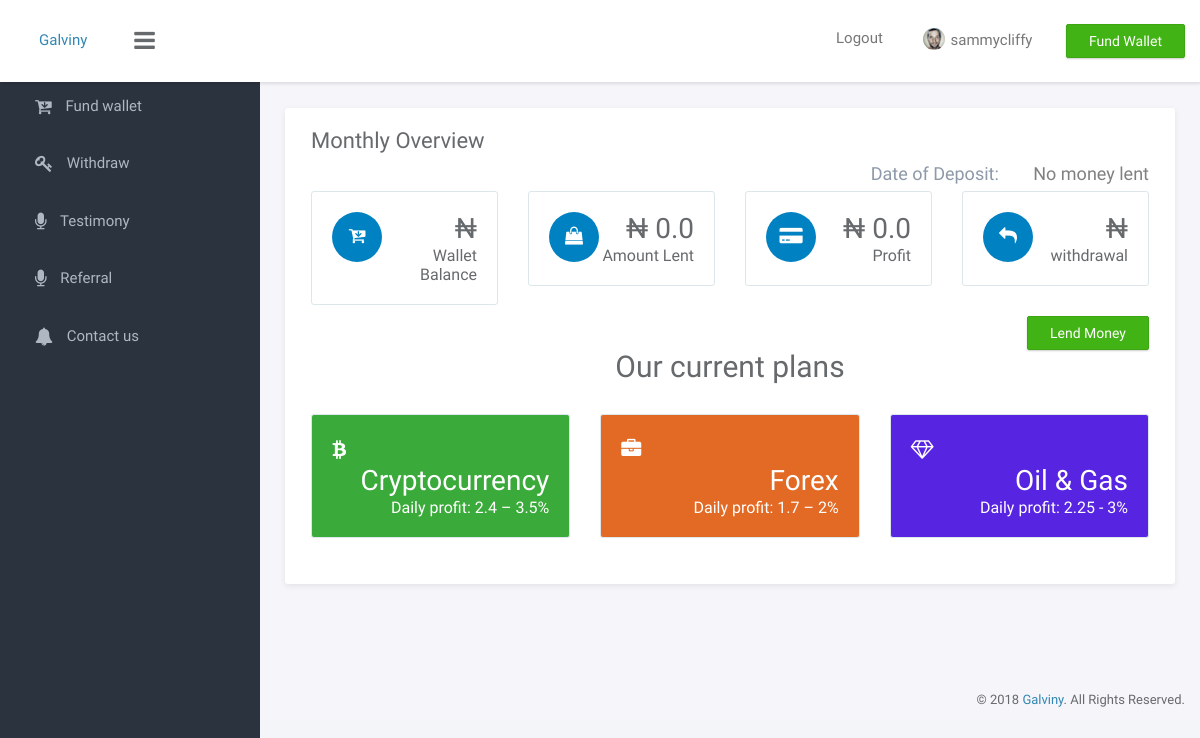
The page /profile/ (signed in) on the database as committed earlier.
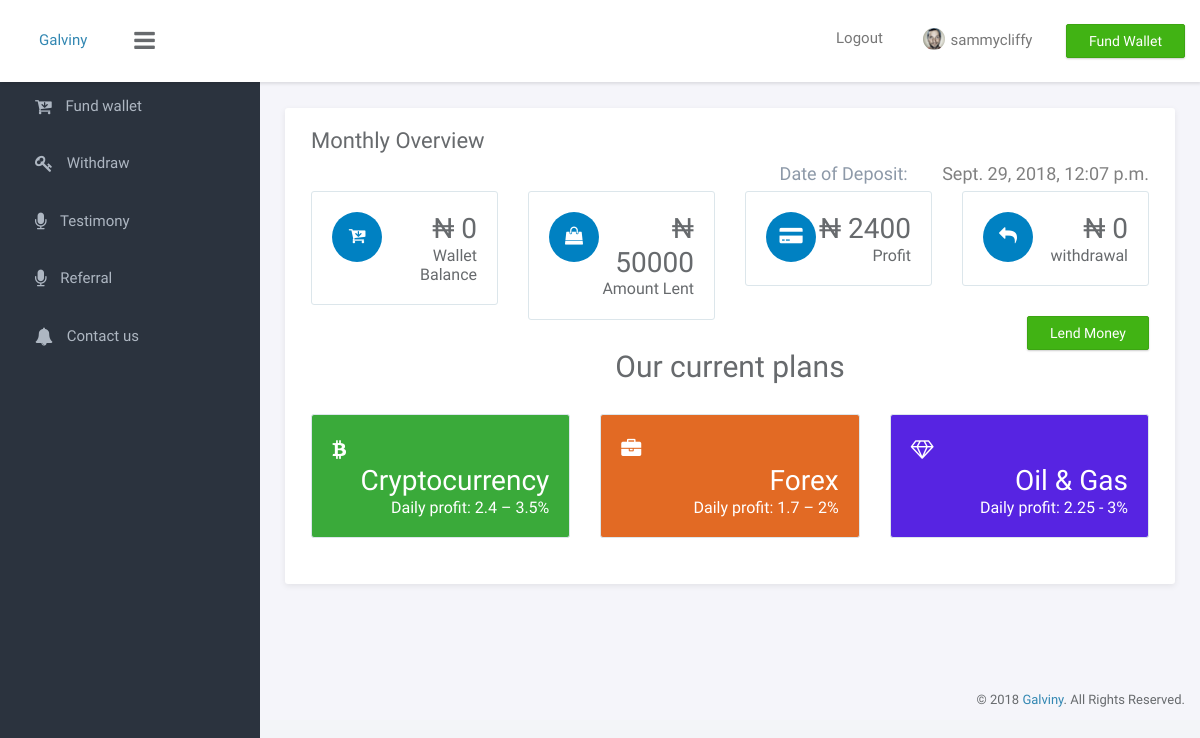
The same page on the database as committed later.
### app/models.py (models this page shows, shortened)
class Cryptocurrency(models.Model):
    username = models.CharField(max_length = 255, null = True)
    choice = models.PositiveIntegerField( null = True)
    lent = models.CharField(max_length = 255, blank=True, )
    confirmed = models.BooleanField(default=False)
    profit = models.PositiveIntegerField(null=True, default=0)
    deposit_date = models.DateTimeField(auto_now=True)
    lend_date = models.DateTimeField(null=True, blank=True)
    amount_lent = models.PositiveIntegerField(null=True, default=0)
    previous_withdraw = models.PositiveIntegerField(null = True, default = 0)
    logistics = models.PositiveIntegerField(null = True, default = 0)

### app/views.py (the view, shortened to what this page needs)
# urls.py: url(r'^profile/$', views.profile, name='profile'),
@login_required
def profile(request):
    try:
        profile = Cryptocurrency.objects.get(username = request.user.username)
        if profile.lent == 'True':
            paid_date = profile.lend_date
            choice = profile.choice
            end_date = paid_date + timedelta(days=5)
            current_day = timezone.now()
            profit_days = current_day - paid_date
            profit_days = profit_days.days
            before_ten_days = profile.lend_date + timedelta(days=10)
            if current_day < end_date:
                    if profile.amount_lent == 50000:
                        profit = 1200 * profit_days - profile.previous_withdraw - profile.logistics
                        Cryptocurrency.objects.filter(username = request.user.username).update(
                            profit = profit
                        )
                        profile = Cryptocurrency.objects.get(username = request.user.username)
                        data = {
                                        'wallet_balance':profile.choice,
                                        'date':paid_date,
                                        'profit':profile.profit,
                                        'amount':profile.amount_lent,
                                        'withdrawal':profile.previous_withdraw + profile.logistics
                                    }
                        return render(request, 'app/profile.html', data)
    except ObjectDoesNotExist:
        try:
            profile = Forex.objects.get(username = request.user.username)
            if profile.lent == 'True':
                paid_date = profile.lend_date
                choice = profile.choice
                end_date = paid_date + timedelta(days=5)
                current_day = timezone.now()
                profit_days = current_day - paid_date
                profit_days = profit_days.days
                before_ten_days = profile.lend_date + timedelta(days=10)
                if current_day < end_date:
                        if profile.amount_lent == 100000:
                            profit = 1700 * profit_days - profile.previous_withdraw - profile.logistics
                            Forex.objects.filter(username = request.user.username).update(
                                profit = profit
                            )
                            profile = Forex.objects.get(username = request.user.username)
                            data = {
                                            'wallet_balance':profile.choice,
                                            'date':paid_date,
                                            'profit':profile.profit,
                                            'amount':profile.amount_lent,
                                            'withdrawal':profile.previous_withdraw + profile.logistics
                                        }
                            return render(request, 'app/profile.html', data)
                        elif profile.amount_lent == 200000:
                            profit = 3400 * profit_days - profile.previous_withdraw - profile.logistics
                            if profit <=0:
                                profit = 0
                            Forex.objects.filter(username = request.user.username).update(
                                profit = profit
                            )
                            profile = Forex.objects.get(username = request.user.username)
                            data = {
                                            'wallet_balance':profile.choice,
                                            'date':paid_date,
                                            'profit':profile.profit,
                                            'amount':profile.amount_lent,
                                            'withdrawal':profile.previous_withdraw + profile.logistics
                                        }
                            return render(request, 'app/profile.html', data)
                        elif profile.amount_lent == 300000 and paid_date:
                            profile = Cryptocurrency.objects.get(username = request.user.username)
                            profit = 5100 * profit_days - profile.previous_withdraw - profile.logistics
                            if profit <=0:
                                profit = 0
                            Forex.objects.filter(username = request.user.username).update(
                                profit = profit
                            )
                            profile = Forex.objects.get(username = request.user.username)
                            data = {
                                            'wallet_balance':profile.choice,
                                            'date':paid_date,
                                            'profit':profile.profit,
                                            'amount':profile.amount_lent,
                                            'withdrawal':profile.previous_withdraw + profile.logistics
                                        }
                            return render(request, 'app/profile.html', data)
                        elif profile.amount_lent == 400000 and paid_date:
                            profit = 6800 * profit_days - profile.logistics
                            if profit <=0:
                                profit = 0
                            Cryptocurrency.objects.filter(username = request.user.username).update(
                                profit = profit
                            )
                            profile = Forex.objects.get(username = request.user.username)
                            data = {
                                            'wallet_balance':profile.choice,
                                            'date':paid_date,
                                            'profit':profile.profit,
                                            'amount':profile.amount_lent,
                                            'withdrawal':profile.previous_withdraw + profile.logistics
                                        }
                            return render(request, 'app/profile.html', data)
                        elif profile.amount_lent == 500000 and paid_date:
                            profit = 8500 * profit_days - profile.logistics
                            if profit <=0:
                                profit = 0
                            Forex.objects.filter(username = request.user.username).update(
                                profit = profit
                            )
                            profile = Forex.objects.get(username = request.user.username)
                            data = {
                                            'wallet_balance':profile.choice,
                                            'date':paid_date,
                                            'profit':profile.profit,
                                            'amount':profile.amount_lent,
                                        'withdrawal':profile.previous_withdraw + profile.logistics
                                        }
                            return render(request, 'app/profile.html', data)
                        elif profile.amount_lent == 600000 and paid_date:
                            profit = 10200 * profit_days - profile.logistics
                            if profit <=0:
                                profit = 0
                            Forex.objects.filter(username = request.user.username).update(
                                profit = profit
                            )
                            profile = Forex.objects.get(username = request.user.username)
                            data = {
                                            'wallet_balance':profile.choice,
                                            'date':paid_date,
                                            'profit':profile.profit,
                                            'amount':profile.amount_lent,
                                            'withdrawal':profile.previous_withdraw + profile.logistics
                                        }
                            return render(request, 'app/profile.html', data)
        except ObjectDoesNotExist:
            try:
                profile = Oil.objects.get(username = request.user.username)
            except ObjectDoesNotExist:
                try:
                    if  Deleted.objects.get(username = request.user.username):
                        new_p = Deleted.objects.get(username=request.user.username)
                        data = {
                                                    'profit':new_p.profit,
                                                }
                        return render(request, 'app/profile.html', data)
                except ObjectDoesNotExist:
                    pass
    data = {
                    'amount':0.00,
                    'date':'No money lent',
                    'profit':0.00
                }
    return render(request, 'app/profile.html', data)

### app/templates/app/profile.html (shortened to what this page needs)
{% load staticfiles %}
<!doctype html>
<html lang="en">
<head>
	<link rel="stylesheet" href="https://cdnjs.cloudflare.com/ajax/libs/font-awesome/4.7.0/css/font-awesome.min.css">
	<link rel="stylesheet" href="{% static 'app/css/bootstrap.min.css'%}">
	<link rel="stylesheet" href="{% static 'app/css/font-awesome.min.css'%}">
	<link rel="stylesheet" href="{% static 'app/css/lineariconstyle.css'%}">
	<link rel="stylesheet" href="{% static 'app/css/main.css'%}">
</head>
<body>
	<div id="wrapper">
		<nav class="navbar navbar-default navbar-fixed-top">
			<div class="brand">
				<a href="index.html">Galviny</a>
			</div>
			<div class="container-fluid">
				<div class="navbar-btn">
					<button type="button" class="btn-toggle-fullwidth"><i class="fa fa-bars"></i></button>
				</div>
				<div class="navbar-btn navbar-btn-right">
					<a class="btn btn-success update-pro" href="{% url 'fundwallet' %}"> <span>Fund Wallet</span></a>
				</div>
				<div id="navbar-menu">
					<ul class="nav navbar-nav navbar-right">
						<li class="dropdown">
							<a href="{% url 'logout'%}" >Logout</a>
						</li>
						<li class="dropdown">
							<a href="#" class="dropdown-toggle" data-toggle="dropdown"><img src="{% static 'app/img/user.png'%}" class="img-circle" alt="Avatar"> <span>{{user.username}}</span> <i class="icon-submenu lnr lnr-chevron-down"></i></a>
						</li>
					</ul>
				</div>
			</div>
		</nav>
		<div id="sidebar-nav" class="sidebar">
			<div class="sidebar-scroll">
				<nav>
					<ul class="nav">
						<li><a href="{% url 'fundwallet' %}" class=""><i class="fa fa-cart-arrow-down"></i> <span>Fund wallet</span></a></li>
						<li><a href="{% url 'withdrawal' %}" class=""><i class="fa fa fa-key"></i> <span>Withdraw</span></a></li>
						<li><a href="{% url 'testimony'%} " class=""><i class="fa fa-microphone"></i> <span>Testimony</span></a></li>
						<li><a href="{% url 'referrer'%} " class=""><i class="fa fa-microphone"></i> <span>Referral</span></a></li>
						<li><a href="{% url 'index' %}" target = "_blank" class=""><i class="fa fa-bell"></i> <span>Contact us</span></a></li>
					</ul>
				</nav>
			</div>
		</div>
		<div class="main">
			<div class="main-content">
				<div class="container-fluid">
					<div class="panel panel-headline">
						<div class="panel-heading">
							<h3 class="panel-title">Monthly Overview</h3>
							<p class="panel-subtitle" style=" font-size:18px; float:right">Date of Deposit: <span style="color:grey; padding-left:30px;">{{date}}</span></p>
						</div>
						<div class="panel-body">
							<div class="row">
								<div class="col-md-3">
									<div class="metric">
										<span class="icon"><i class="fa fa-cart-arrow-down"></i></span>
										<p>
											<span class="number">&#8358; {{wallet_balance}}</span>
											<span class="title">Wallet Balance</span>
										</p>
									</div>
								</div>
								<div class="col-md-3">
									<div class="metric">
										<span class="icon"><i class="fa fa-shopping-bag"></i></span>
										<p>
											<span class="number">&#8358; {{amount}}</span>
											<span class="title">Amount Lent</span>
										</p>
									</div>
								</div>
								<div class="col-md-3">
									<div class="metric">
										<span class="icon"><i class="fa fa-credit-card-alt"></i></span>
										<p>
											<span class="number">&#8358; {{profit}}</span>
											<span class="title">Profit</span>
										</p>
									</div>
								</div>
								<div class="col-md-3">
									<div class="metric">
										<span class="icon"><i class="fa fa-reply"></i></span>
										<p>
											<span class="number">&#8358; {{withdrawal}}</span>
											<span class="title">withdrawal</span>
										</p>
									</div>
									<form action="" id="lend_form">
										<input type="submit" class="btn btn-success" style="float:right" value="Lend Money">
									</form>
								</div>
								<h2 style="text-align:center">Our current plans</h2><br>
								<div class="col-md-4">
									<div class="metric" style="background-color:rgb(58, 170, 58)">
										<span  style="color:white; font-size:20px;"><i class="fa fa-btc"></i></span>
										<p>
											<span class="number" style="color:white;">Cryptocurrency</span>
											<span class="title" style="color:white;">Daily profit: 2.4 – 3.5%</span>
										</p>
									</div>
								</div>
								<div class="col-md-4">
									<div class="metric" style="background-color:rgb(226, 106, 36)">
										<span style="color:white; font-size:20px;color:ehite"><i class="fa fa-briefcase"></i></span>
										<p>
											<span class="number" style="color:white;">Forex</span>
											<span class="title" style="color:white;">Daily profit: 1.7 – 2%</span>
										</p>
									</div>
								</div>
								<div class="col-md-4">
									<div class="metric" style="background-color:rgb(87, 36, 226)">
										<span style="color:white; font-size:20px;color:white"><i class="fa fa-diamond"></i></span>
										<p>
											<span class="number" style="color:white;">Oil &amp; Gas</span>
											<span class="title" style="color:white;">Daily profit: 2.25 - 3%</span>
										</p>
									</div>
								</div>
							</div>
						</div>
					</div>
		<footer>
			<div class="container-fluid">
				<p class="copyright">&copy; 2018 <a href="index.html" target="_blank">Galviny</a>. All Rights Reserved.</p>
			</div>
		</footer>
	</div>
</body>
</html>

Rows that differ between the two databases and show on the page:
added Cryptocurrency: lend_date "Sept. 29, 2018, 12:07 p.m."
Other text that changed with them:
{{ wallet_balance }}: (not shown) → "0"
{{ amount }}: "0.0" → "50000"
{{ profit }}: "0.0" → "2400"
{{ withdrawal }}: (not shown) → "0"
{{ date }}: "No money lent" → (not shown)
